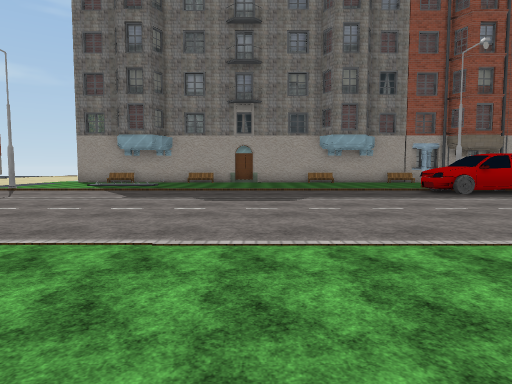
[1] (above)

24 first-person views from a walk through a scene from a Unity 3-D project. The camera is 1.2 m above the floor, tilts 4° down and sees 75° across. The floor is counted in squares, 2 m on a side. Each view is taken from the middle of a square. On the plan, view 1 faces up. The plan holds only what a view shows up to about 10 squares ahead; the rest is blank. The place goes on beyond the plan. The player character is not drawn. Door leaves are left out, so doorways stand open. Some surface patterns are stand-ins.

[2]
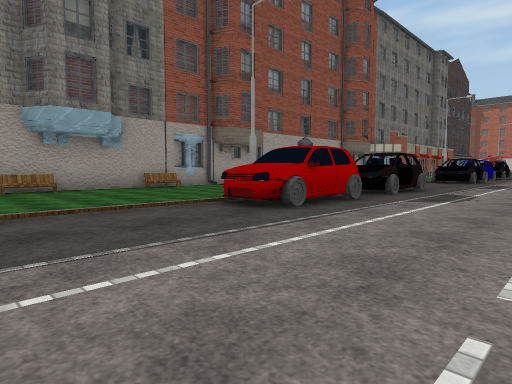

[3]
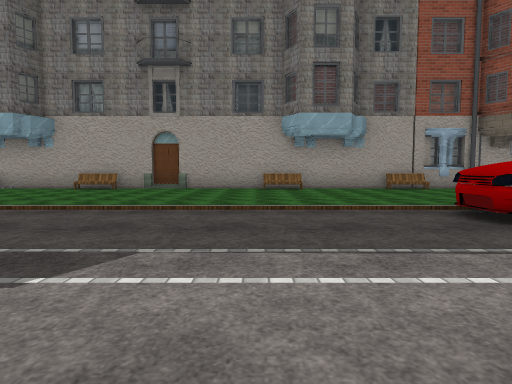

[4]
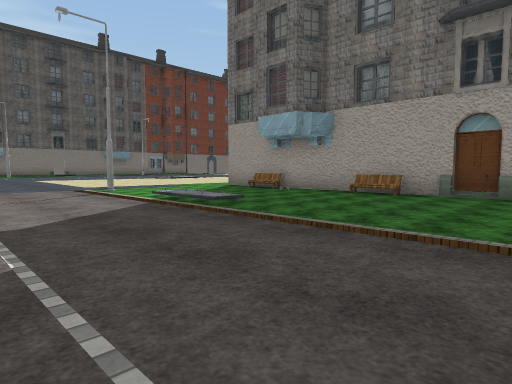

[5]
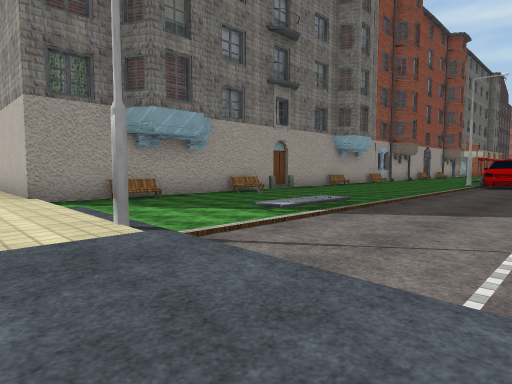

[6]
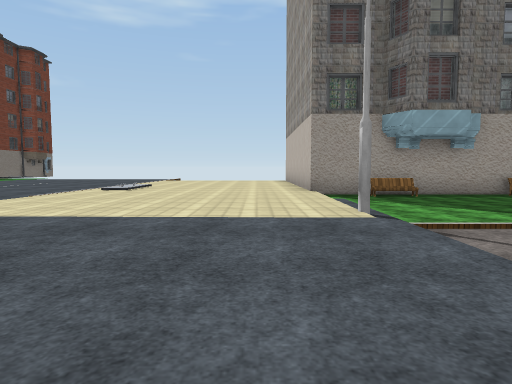

[7]
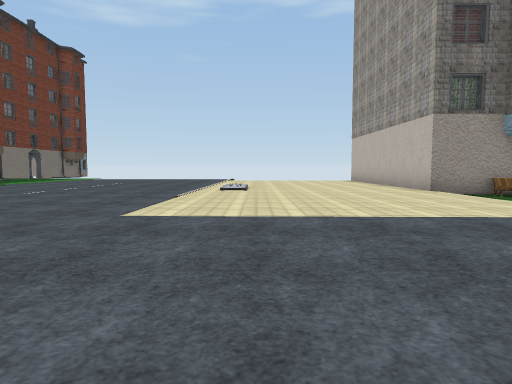

[8]
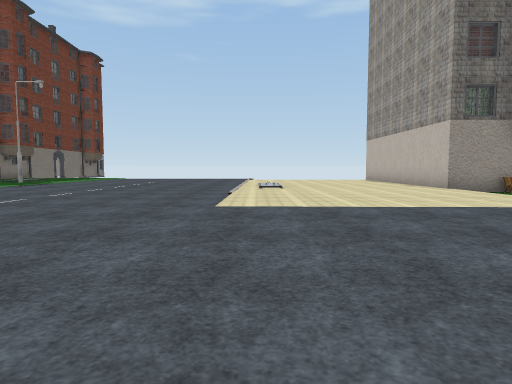

[9]
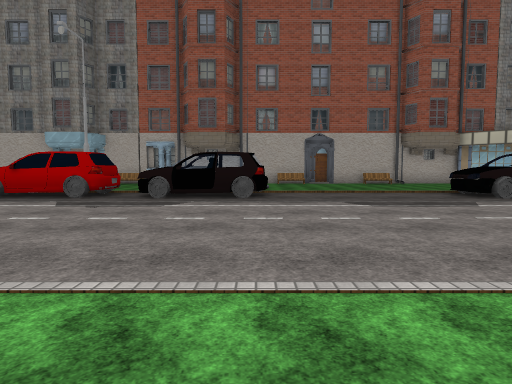

[10]
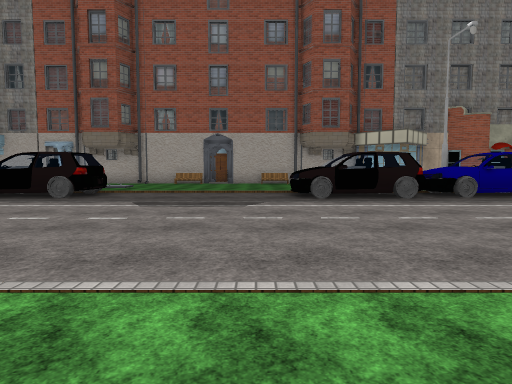

[11]
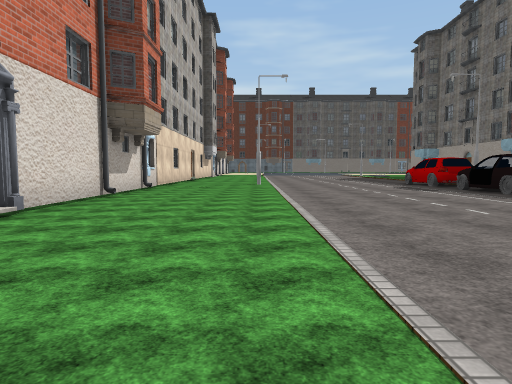

[12]
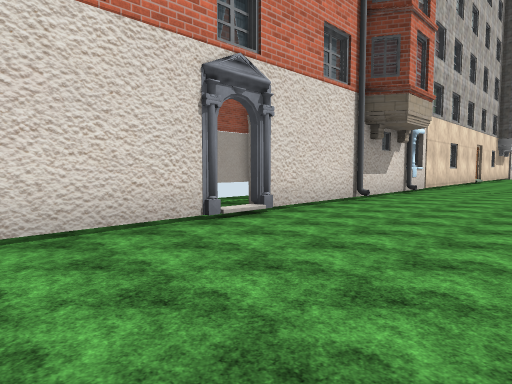

[13]
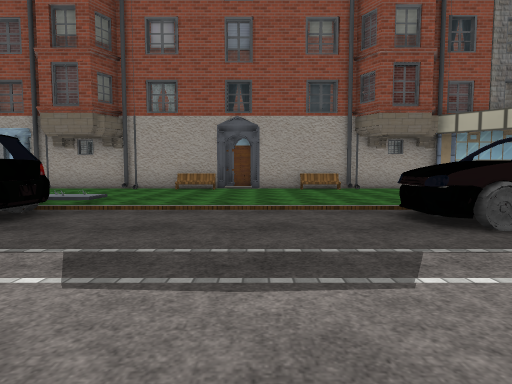

[14]
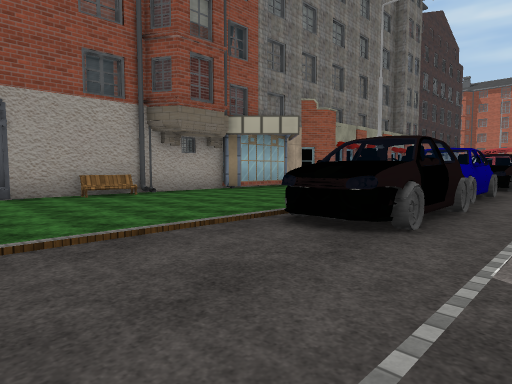

[15]
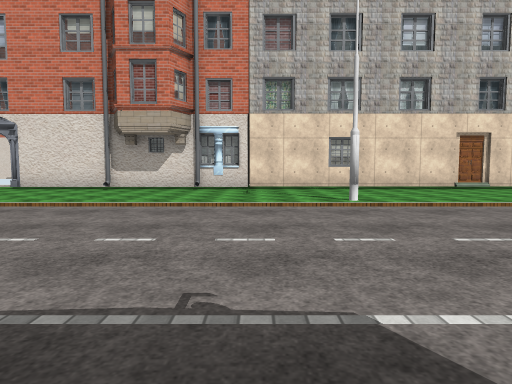

[16]
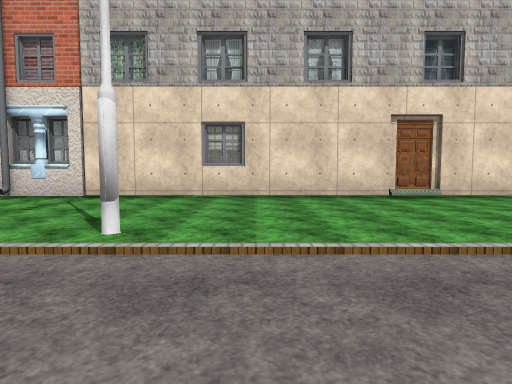

[17]
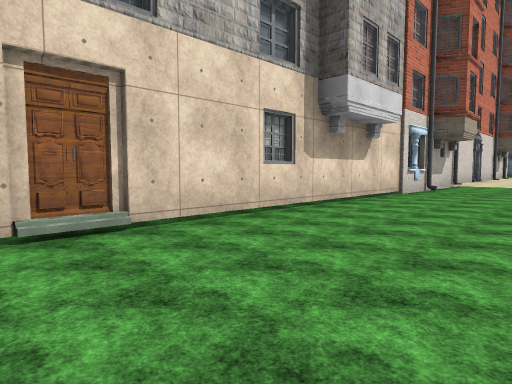

[18]
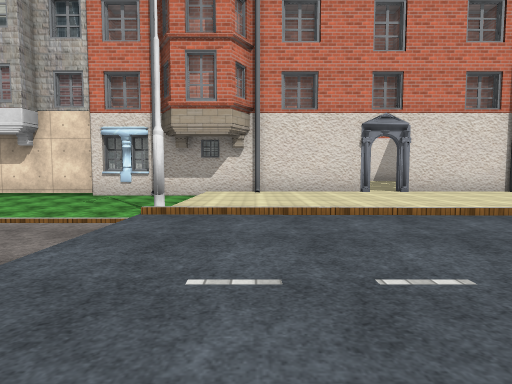

[19]
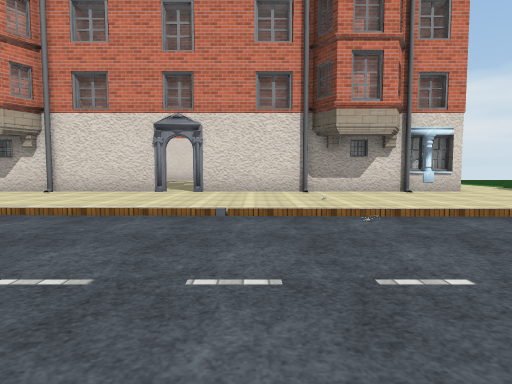

[20]
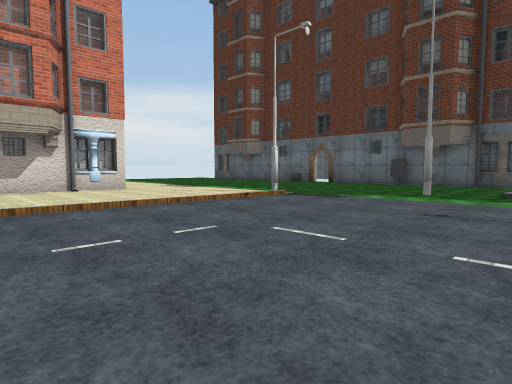

[21]
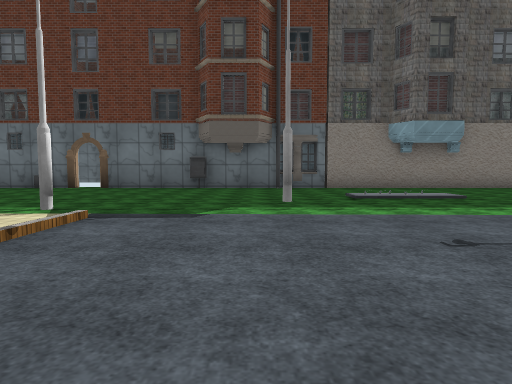

[22]
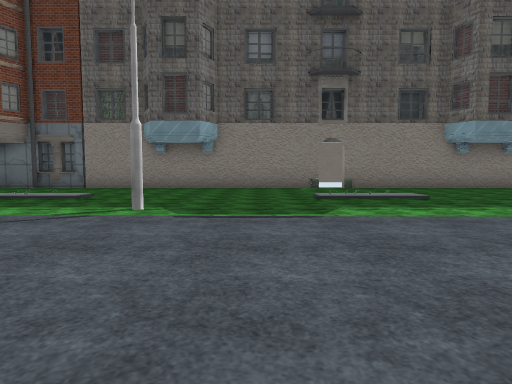

[23]
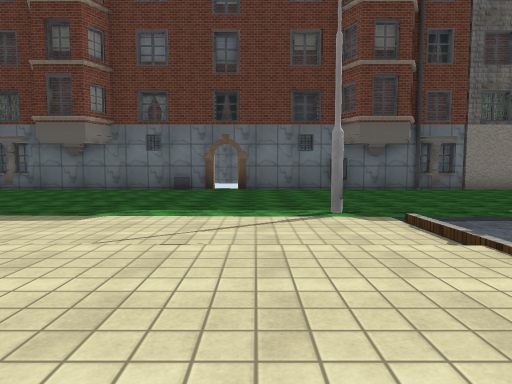

[24]
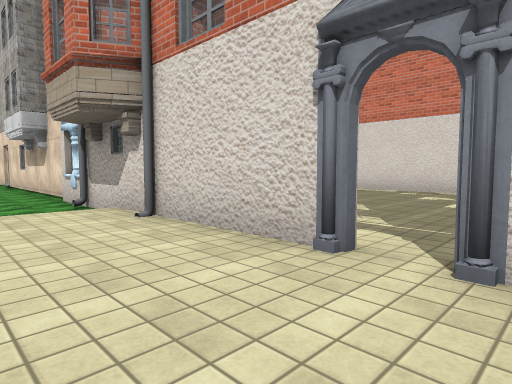

### Floor plan
Key: @ floor where view 1 was taken; # wall or solid block; . main floor; : floor 0.25 m higher than the main floor; + floor 0.5 m higher than the main floor; / step, stairs or slope; D open door; = window, fence, low wall or low ledge; O other object.
Columns run from 27 left of view 1 to 21 right of it. Each row starts with its distance up from view 1.
 17 #::::               #
 16 #:::::  ....../    :#
 15 #:::/::......./:::::################### #######
 14 D:::/::.......::::::.+O.O///.O+..+O ..#O..O//.###
 13 #::::::.......::::::............... ............
 12 #::::::.......::::::...............   .........
 11 #::::::.......::::::...............   ........
 10 #::::#:.. ....:::::#................  O......  OO
  9 #:::/::.   .....................OOO.OOO....OOOOOO
  8 #:::/:......................................OO...
  7 #:::/:..........................................
  6 =:::#:..............  .........................
  5 #:::::...............  .......................
  4 #:::::................  ......................
  3 #::::://///////.......  ......................
  2 #::::#..:::::::::::#...  ........#.............
  1 #:::::..::::::::::::..........................
  0 D:::::..:::::::::::/.......@..................
 -1 #:::::..#=#####D#######.............######D###
 -2 #:::::..#     :::     ##############..
 -3 #:::::.        ::
 -4 #::::          :::
 -5 #::            :::
 -6 #:              :::
 -7 #               :::
 -8                 ####

Where each view was taken, in squares from view 1:
view 1: 0 up, 0 right, facing up
view 2: 5 up, 1 right, facing up-right
view 3: 5 up, 2 right, facing up
view 4: 7 up, 1 right, facing up-left
view 5: 7 up, 9 left, facing up-right
view 6: 6 up, 9 left, facing up
view 7: 6 up, 12 left, facing up
view 8: 5 up, 13 left, facing up
view 9: 1 up, 11 right, facing up
view 10: 1 up, 15 right, facing up
view 11: 2 up, 19 right, facing left
view 12: 2 up, 18 right, facing down-left
view 13: 5 up, 14 right, facing up
view 14: 7 up, 13 right, facing up-right
view 15: 8 up, 8 right, facing down
view 16: 5 up, 5 right, facing down
view 17: 2 up, 3 right, facing down-left
view 18: 7 up, 9 left, facing down
view 19: 7 up, 14 left, facing down
view 20: 8 up, 15 left, facing down-left
view 21: 5 up, 17 left, facing left
view 22: 12 up, 17 left, facing left
view 23: 1 up, 17 left, facing left
view 24: 1 up, 13 left, facing down-right
